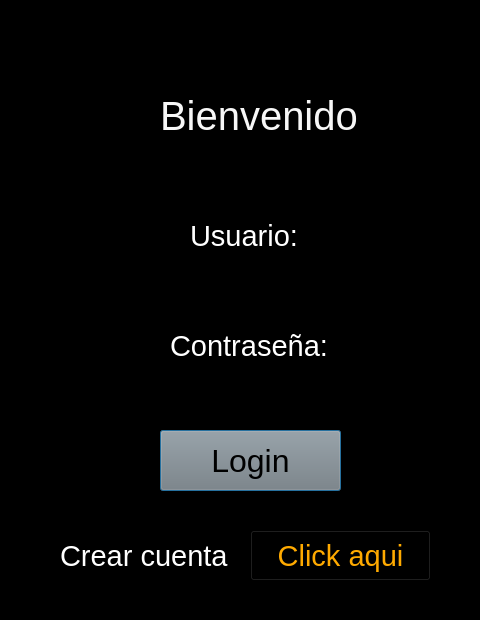
<?xml version="1.0" encoding="UTF-8"?>
<ui version="4.0">
 <class>Dialog</class>
 <widget class="QDialog" name="Dialog">
  <property name="geometry">
   <rect>
    <x>0</x>
    <y>0</y>
    <width>480</width>
    <height>620</height>
   </rect>
  </property>
  <property name="windowTitle">
   <string>Dialog</string>
  </property>
  <property name="styleSheet">
   <string notr="true">background-color: rgb(0, 0, 0);</string>
  </property>
  <widget class="QLabel" name="label">
   <property name="geometry">
    <rect>
     <x>160</x>
     <y>90</y>
     <width>211</width>
     <height>51</height>
    </rect>
   </property>
   <property name="styleSheet">
    <string notr="true">color:rgb(247, 247, 247); font-size:30pt;</string>
   </property>
   <property name="text">
    <string>Bienvenido</string>
   </property>
  </widget>
  <widget class="QLabel" name="label_2">
   <property name="geometry">
    <rect>
     <x>190</x>
     <y>220</y>
     <width>151</width>
     <height>31</height>
    </rect>
   </property>
   <property name="styleSheet">
    <string notr="true">Color:rgb(255, 255, 255); font-size: 22pt</string>
   </property>
   <property name="text">
    <string>Usuario:</string>
   </property>
  </widget>
  <widget class="QLineEdit" name="usuario">
   <property name="geometry">
    <rect>
     <x>90</x>
     <y>270</y>
     <width>331</width>
     <height>31</height>
    </rect>
   </property>
   <property name="styleSheet">
    <string notr="true">font-size: 20pt; color:rgb(255, 255, 255)</string>
   </property>
  </widget>
  <widget class="QLabel" name="label_3">
   <property name="geometry">
    <rect>
     <x>170</x>
     <y>330</y>
     <width>201</width>
     <height>31</height>
    </rect>
   </property>
   <property name="styleSheet">
    <string notr="true">Color:rgb(255, 255, 255); font-size: 22pt</string>
   </property>
   <property name="text">
    <string>Contraseña:</string>
   </property>
  </widget>
  <widget class="QLineEdit" name="contra">
   <property name="geometry">
    <rect>
     <x>90</x>
     <y>370</y>
     <width>331</width>
     <height>31</height>
    </rect>
   </property>
   <property name="styleSheet">
    <string notr="true">font-size: 20pt; color:rgb(255, 255, 255)</string>
   </property>
  </widget>
  <widget class="QPushButton" name="botonlogin">
   <property name="geometry">
    <rect>
     <x>160</x>
     <y>430</y>
     <width>181</width>
     <height>61</height>
    </rect>
   </property>
   <property name="styleSheet">
    <string notr="true">background-color: rgb(126, 126, 126);font-size: 24pt</string>
   </property>
   <property name="text">
    <string>Login</string>
   </property>
  </widget>
  <widget class="QLabel" name="label_4">
   <property name="geometry">
    <rect>
     <x>60</x>
     <y>540</y>
     <width>181</width>
     <height>31</height>
    </rect>
   </property>
   <property name="styleSheet">
    <string notr="true">Color:rgb(255, 255, 255); font-size: 22pt</string>
   </property>
   <property name="text">
    <string>Crear cuenta</string>
   </property>
  </widget>
  <widget class="QPushButton" name="createacc">
   <property name="geometry">
    <rect>
     <x>250</x>
     <y>530</y>
     <width>181</width>
     <height>51</height>
    </rect>
   </property>
   <property name="styleSheet">
    <string notr="true">color:rgb(255, 170, 0); font-size: 22pt</string>
   </property>
   <property name="text">
    <string>Click aqui</string>
   </property>
  </widget>
 </widget>
 <resources/>
 <connections/>
</ui>
